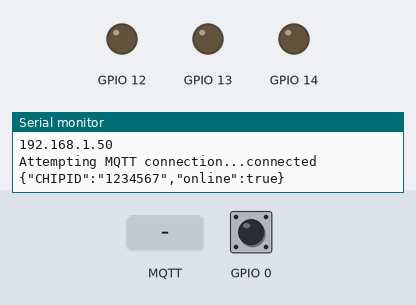
Simulated run of this sketch. Board: ESP8266 (NodeMCU). Shown: output pins drawn as LEDs (lit = HIGH), the last lines printed to the serial monitor. The inputs (shaded band) are chosen by the test bench; at power-on: GPIO 0 LOW. WiFi joins after 1.5 s; servers stay silent unless stated; no MQTT or app messages arrive unless stated.

Above: at 2.7 s.
2.8 s: MQTT message "1" arrives on the first subscribed topic
4.3 s: MQTT message "on" arrives on the first subscribed topic
5.8 s: MQTT message "off" arrives on the first subscribed topic
7.3 s: GPIO 0 pulsed HIGH 5 times (0.12 s each, 0.3 s apart)
At 7.79 s:
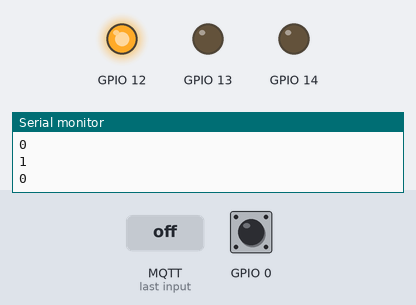
At 9.0 s:
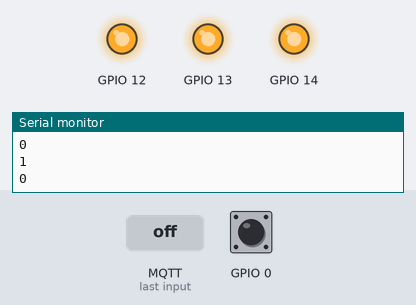
Timing chart, 0 to 10.5 s (numbered marks = the images above; inputs shaded):
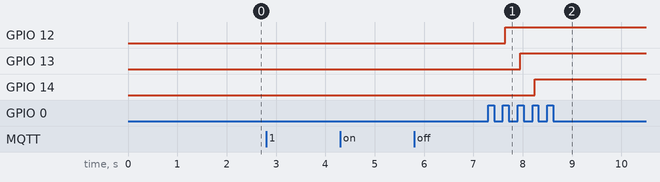

Measured:
- after the input at 7.3 s, GPIO 12: LOW → HIGH after 0.35 s; GPIO 13: LOW → HIGH after 0.65 s; GPIO 14: LOW → HIGH after 0.95 s

The sketch:

Boton_V1.ino
```cpp
#include <ESP8266WiFi.h>
#include <PubSubClient.h>
#include <ArduinoJson.h>

const char* ssid = "Wifisalva";                  //NOMBRE ROUTER
const char* password = "606354481";              //CONTRASEÑA
const char* mqtt_server = "192.168.1.200";       //SERVIDOR
volatile int lectura = HIGH;
float inicio=0,inicio2=0,tiempo=0;
int cuenta=0;
int anterior = HIGH;
bool var1=false;
bool Emergencia=false;
StaticJsonDocument<256> docCon,docEmer,docEmer2;
DeserializationError error;
String jsonConS,docEmerS,docEmer2S;

WiFiClient espClient;

PubSubClient client(espClient);

char IP_local[16];
String ID = String(ESP.getChipId());

 void callback(char* topic, byte* payload, unsigned int length){
    char *mensaje=(char *)malloc(length+1); // reservo memoria para copia del mensaje
    strncpy(mensaje,(char*)payload,length); // copio el mensaje en cadena de caracteres

    Serial.print("Message arrived [");
    Serial.print(topic);
    Serial.print("]: ");

    for (int i = 0; i < length; i++){
    Serial.print((char)payload[i]);
    }
    Serial.println();

    if(strcmp(topic,"TFG/Boton/Emergencia2")==0){ //Topic de configuracion que informa sobre el el periodo de envío de mensajes (en segundos),
                                                   //el periodo de comprobación de actualizaciones en minutos y la velocidad de cambio de la salida PWM
    // Deserialize the JSON document
      error = deserializeJson(docEmer2,payload);
    // Compruebo si no hubo error
    if (error){ //Si ha habido error..
      Serial.print("Error deserializeJson() failed: ");
      Serial.println(error.c_str());
    }else if(docEmer2.containsKey("Emergencia")){  // comprobar si existe el campo/clave que estamos buscando

        Emergencia = docEmer2["Emergencia"];
        if(Emergencia==true){
          cuenta=3;
          }else{cuenta=0;}
           var1=false;
           emer(Emergencia);

     }else{
        Serial.println("Some keys not found");
        }
    }else{        // Si es cualquier otro topic es desconocido porque solo se suscribe este
      Serial.println("Error: Topic desconocido");
   }
   free(mensaje); // Se libera memoria
 }
void reconnect() {
  // Loop until we're reconnected
    while (!client.connected()) {
      jsonConS = "";
      Serial.print("Attempting MQTT connection...");
      // Create a random client ID
      String clientId = "ESP8266Client-";
      clientId += String(ESP.getChipId());
      docCon["CHIPID"] = ID;
      docCon["online"] = false;
      serializeJson(docCon,jsonConS);
    // Attempt to connect
      if( client.connect(clientId.c_str(),"TFG/Boton/conexion", 2, true,jsonConS.c_str())){
        Serial.println("connected");

        jsonConS = "";
        docCon["CHIPID"] = ID;
        docCon["online"] = true;
        serializeJson(docCon,jsonConS);
        Serial.println(jsonConS);
        client.publish("TFG/Boton/conexion",jsonConS.c_str(),true);
        //...and resubscribe
           client.subscribe("TFG/Boton/Emergencia2");
      }else{
        Serial.print("failed, rc=");
        Serial.print(client.state());
        Serial.println(" try again in 5 seconds");
        // Wait 5 seconds before retrying
        delay(5000);
      }
    }
  }

void setup_wifi(){

    delay(10);
    // We start by connecting to a WiFi network
    Serial.println();
    Serial.print("Connecting to ");
    Serial.println(ssid);
    WiFi.mode(WIFI_STA);
    WiFi.begin(ssid, password);

    while (WiFi.status() != WL_CONNECTED){
      delay(500);
      Serial.print(".");
    }

    randomSeed(micros());

    Serial.println("");
    Serial.println("WiFi connected");
    Serial.println("IP address: ");
    Serial.println(WiFi.localIP());
  }


ICACHE_RAM_ATTR void RTI(){
    lectura = digitalRead(0);
    //descomentar para eliminar rebotes

    if(lectura == anterior || (millis()-inicio) < 50) return;   //Filtro antirebotes para 50 ms

    Serial.println(lectura);

    if(lectura == LOW){
      anterior=LOW;
       inicio = millis();

    }else{
      anterior=HIGH;
      if((inicio-inicio2)<(4000)){cuenta=cuenta+1;}else{cuenta=1;}
      inicio2=millis();

      }


    }

void emer(bool var){


      docEmer["Emergencia"] = var;
    docEmerS = "";
    serializeJson(docEmer,docEmerS);

    client.publish("TFG/Boton/Emergencia",docEmerS.c_str());}

void escribir(int v1,int v2, int v3){
     digitalWrite(12,v1);
    digitalWrite(13,v2);
    digitalWrite(14,v3);
  }

void setup() {
  // put your setup code here, to run once:
  Serial.begin(9600);
   setup_wifi();
  client.setServer(mqtt_server, 1883);
  client.setCallback(callback);
  if (!client.connected()){
    reconnect();
  }
  client.loop();
  attachInterrupt(digitalPinToInterrupt(0), RTI, CHANGE);
  Emergencia=false;
  emer(Emergencia);
  pinMode(12, OUTPUT);
  pinMode(13, OUTPUT);
  pinMode(14, OUTPUT);

}

void loop() {
  if (!client.connected()){
    reconnect();
  }
  client.loop();

  tiempo=millis();
  if(cuenta<3 && (tiempo-inicio2)>4000){cuenta=0;}

  if(cuenta>=3){
    if(var1==false){
      Emergencia=true;
    emer(Emergencia);
    var1=true;}
    escribir(HIGH,HIGH,HIGH);


    }else if(cuenta==2 && var1==false){

    escribir(HIGH,HIGH,LOW);
      }else if(cuenta==1 && var1==false){
    escribir(HIGH,LOW,LOW);


        }else if(var1==false){
escribir(LOW,LOW,LOW);}

delay(100);
}
```
